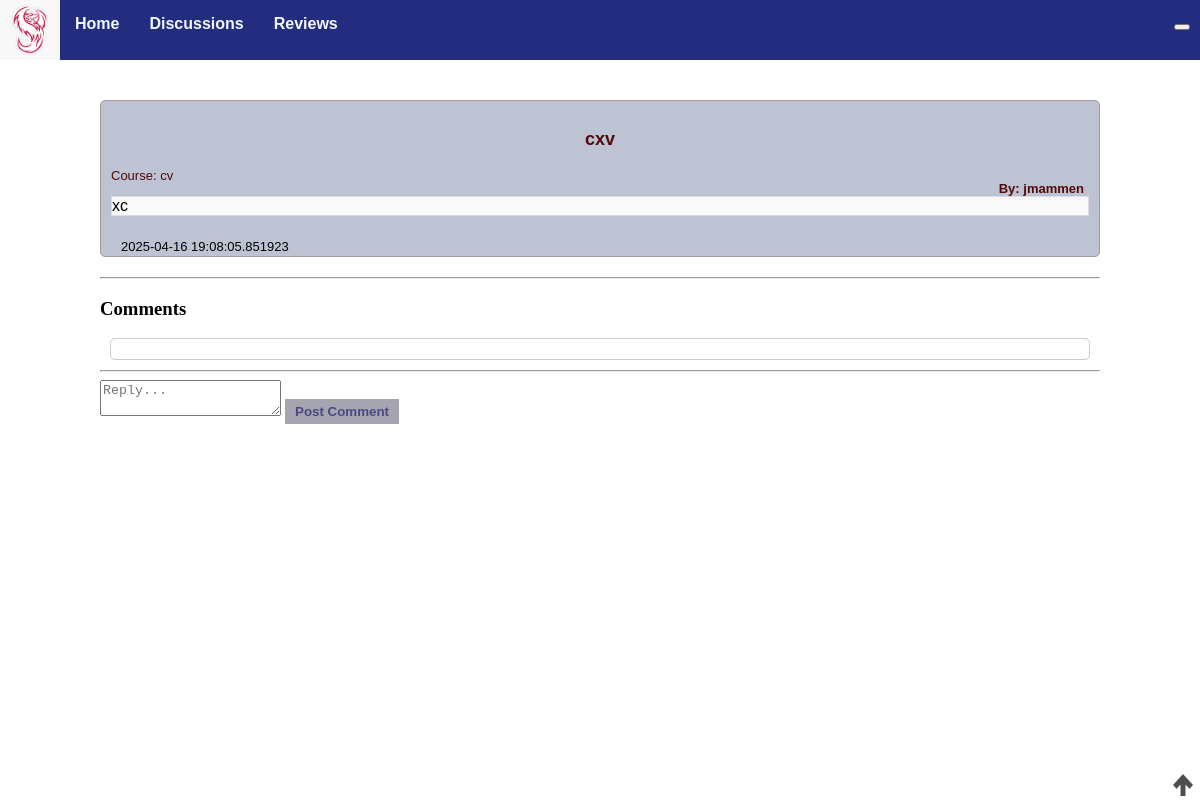
Page /discussion/16 on the earlier database version.
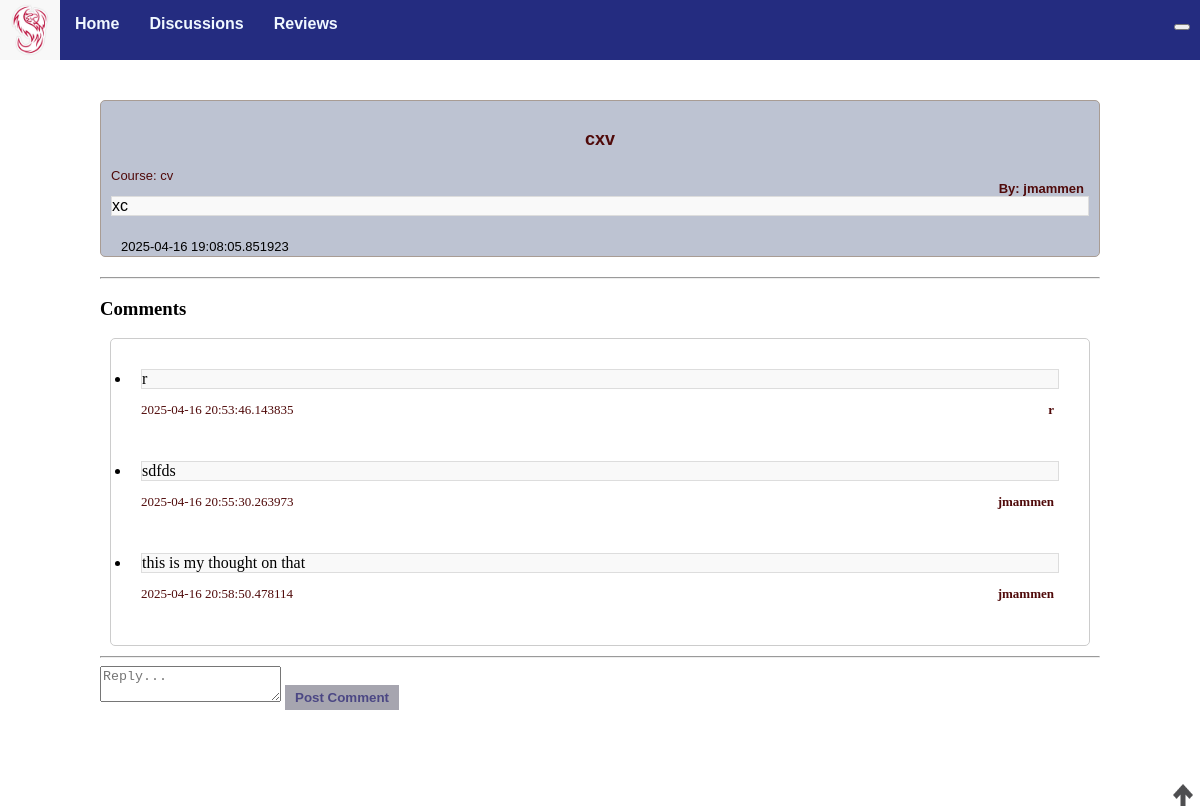
Same page on the later database version.
### models.py (models this page shows, shortened)
class Discussion(db.Model):
    id = db.Column(db.Integer, primary_key=True)
    title = db.Column(db.String(255), nullable=False)
    content = db.Column(db.Text, nullable=False)
    created_at = db.Column(db.DateTime, default=db.func.current_timestamp())
    course = db.Column(db.Text)
    author = db.Column(db.Text, nullable=False)
    comments = db.relationship('Comment', backref='discussion', cascade="all, delete-orphan", lazy=True)
    up_votes = db.Column(db.Integer, default = 0)
    def __repr__(self) -> str:
        string = f"ID: {self.id}, Title: {self.title}, Content: {self.content}, Created_At: {self.created_at}, Course: {self.course}, Author: {self.author}"
        return string

class Comment(db.Model):
     id = db.Column(db.Integer, primary_key=True)
     discussion_id = db.Column(db.Integer, db.ForeignKey('discussion.id'))
     review_id = db.Column(db.Integer, db.ForeignKey('review.id'))
     content = db.Column(db.Text, nullable=False)
     created_at = db.Column(db.DateTime, default=db.func.current_timestamp())
     author = db.Column(db.Text, nullable=False)

### app.py (the view)
@app.route('/discussion/<int:discussion_id>')
def dis_posts(discussion_id):
    discussion = Discussion.query.get_or_404(discussion_id) # returns a 404 error if get fails
    print(discussion)
    return render_template('dis_posts.html', discussion=discussion) # return the discussion_post object

### templates/dis_posts.html (shortened to what this page needs)
{% extends "base.html" %}
{% block head %}
    {{ super() }}
{% endblock %}
{%block content %}
<div class="specificpost">
    <div class="whereithappens">
        <div id="header">
            <p id="title">{{discussion.title}}</p1>
            <p id="author">By: {{discussion.author}}</p>
            <p id="course">Course: {{discussion.course}}</p>
        </div>
        <p id="content">{{discussion.content}}</p>
        <div id="information">
            <div class="upvote-count">
                <img
                  id="{{discussion.id}}"
                  onclick="upvote(this)"
                  src="{{url_for('static',
                    filename='upvote.png')}}"
                  class="upvote"
                /><img />
             </div>
            <p id="created_at">{{discussion.created_at}}</p>
        </div>
    </div>
    <hr>
    <h3>Comments</h3>
    <ul class="list-group">
        {% for comment in discussion.comments %}
            <li class="list-group-item"> <p id="comcont">{{ comment.content }}</p> <p id="comauth">{{ comment.author }}</p> <p id="comcrea">{{ comment.created_at }}</p></li>
        {% endfor %}
    </ul>
    <hr>
    <form action="{{ url_for('discussion_comment', discussion_id=discussion.id) }}" method="post" class="mt-3">
        <textarea name="comment" class="form-control mb-2" placeholder="Reply..." required></textarea>
        <button type="submit" class="btn btn-secondary">Post Comment</button>
    </form>
{% endblock %}

### templates/base.html (shortened to what this page needs)
<!DOCTYPE html>
<html lang="en">
{%block head%}
<head>
    <link rel="stylesheet" href="{{ url_for('static', filename='styles/base.css') }}">
</head>
{%endblock%}
<body>
    <nav class="navbar">
        <div class="nav div">
            <div class="logo">
                <img src="{{ url_for('static', filename='phoenix.jpg') }}">
            </div>
            <ul id="navigation">
                <li>
                    <a href="{{ url_for('home') }}">Home</a>
                </li>
                <li>
                    <a href="{{ url_for('discussions') }}">Discussions</a>
                </li>
                <li>
                    <a href="{{ url_for('reviews') }}">Reviews</a>
                </li>
                <li class="settings">
                    <div class="dropdown">
                        <button class="dropdownbtn">{{session.username}}</button>
                    </div>
                </li>
            </ul>
        </div>
    </nav>
    {%block content%}
    {%endblock%}
</body>
</html>

### static/styles/base.css (style rules this page uses)
body { margin:0; padding: 0; }
.navbar { font-family: Verdana, Geneva, Tahoma, sans-serif; font-weight: bold; background-color:rgb(162, 113, 111); position: fixed; top: 0px; width: 100%; height: 60px; }
.navbar ul { list-style-type: none; background-color:rgb(36, 44, 128); padding: 0px; margin: 0px; height: 60px; }
.navbar a { color:aliceblue; text-decoration: none; padding: 15px; display:block; text-align: center; height: 60px; }
.navbar li { float:left; }
.logo { float: left; }
.logo img { height: 60px; width: 60px; }
.navbar ul .settings { float: right; padding-right: 10px; padding-top:15px; font-size:small; }
a { color:rgb(80, 10, 10); font-weight: bold; font-size:medium; text-decoration: none; }
.list-group { background-color: #ffffff; border: 1px solid #ccc; padding: 10px; margin: 10px ; border-radius: 5px; }
.list-group-item { padding: 10px; margin: 10px ; }
.whereithappens { padding: 10px; background-color: #bdc3d2; border: 1px solid #a89c94; margin-bottom: 20px; border-radius: 5px; font-family: Verdana, Geneva, Tahoma, sans-serif; }
.specificpost { margin:100px; }
#content { border: 1px solid #ddd; margin: auto; background-color: #f9f9f9; }
#header #title { color:rgb(80, 10, 10); font-weight: bolder; font-size:large; text-align: center; }
#header #author { color:rgb(80, 10, 10); font-weight: bold; font-size:small; margin-right:5px; position:relative; float:right; }
#header #course { color:rgb(80, 10, 10); font-size:small; }
#information { display: grid; grid-template-columns: repeat(3, auto); padding: 5px; margin: 5px; height:10px; }
#information p { font-size: small; }
#comauth { color:rgb(80, 10, 10); font-weight: bold; font-size:small; margin-right:5px; position:relative; float:right; }
#comcont { border: 1px solid #ddd; margin: auto; background-color: #f9f9f9; }
#comcrea { color:rgb(80, 10, 10); font-size:small; }
.dropdown { position: relative; display: inline-block; }
.btn { background-color: #a6a5af; color: rgb(75, 71, 132); border: none; padding: 5px 10px; text-decoration: none; display: inline-block; font-weight: bold; }
.upvote { width: 20px; height: 22px; z-index: 50; }
.upvote-count { position: absolute; right: 7px; bottom: 0; }

Differences in the rows shown:
added Comment: content "r", author "r", created_at "2025-04-16 20:53:46.143835"
added Comment: content "sdfds", author "jmammen", created_at "2025-04-16 20:55:30.263973"
added Comment: content "this is my thought on that", author "jmammen", created_at "2025-04-16 20:58:50.478114"
